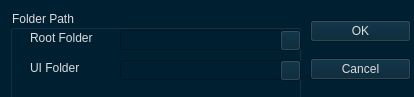
<?xml version="1.0" encoding="UTF-8"?>
<ui version="4.0">
 <class>Form</class>
 <widget class="QWidget" name="Form">
  <property name="geometry">
   <rect>
    <x>0</x>
    <y>0</y>
    <width>414</width>
    <height>97</height>
   </rect>
  </property>
  <property name="windowTitle">
   <string>Form</string>
  </property>
  <property name="styleSheet">
   <string notr="true">color: rgb(220, 220, 220);
background-color: rgb(0, 32, 50);</string>
  </property>
  <widget class="QWidget" name="verticalLayoutWidget">
   <property name="geometry">
    <rect>
     <x>310</x>
     <y>10</y>
     <width>101</width>
     <height>80</height>
    </rect>
   </property>
   <layout class="QVBoxLayout" name="verticalLayout">
    <item>
     <widget class="QPushButton" name="btnOK">
      <property name="text">
       <string>OK</string>
      </property>
     </widget>
    </item>
    <item>
     <widget class="QPushButton" name="btnCancel">
      <property name="text">
       <string>Cancel</string>
      </property>
     </widget>
    </item>
   </layout>
  </widget>
  <widget class="QGroupBox" name="groupBox">
   <property name="geometry">
    <rect>
     <x>10</x>
     <y>10</y>
     <width>291</width>
     <height>281</height>
    </rect>
   </property>
   <property name="title">
    <string>Folder Path</string>
   </property>
   <widget class="QLabel" name="label">
    <property name="geometry">
     <rect>
      <x>20</x>
      <y>20</y>
      <width>81</width>
      <height>16</height>
     </rect>
    </property>
    <property name="text">
     <string>Root Folder</string>
    </property>
   </widget>
   <widget class="QLineEdit" name="RootFolderPath">
    <property name="geometry">
     <rect>
      <x>110</x>
      <y>20</y>
      <width>181</width>
      <height>20</height>
     </rect>
    </property>
   </widget>
   <widget class="QLineEdit" name="UIFolderPath">
    <property name="geometry">
     <rect>
      <x>110</x>
      <y>50</y>
      <width>181</width>
      <height>20</height>
     </rect>
    </property>
    <property name="text">
     <string/>
    </property>
   </widget>
   <widget class="QLabel" name="label_2">
    <property name="geometry">
     <rect>
      <x>20</x>
      <y>50</y>
      <width>81</width>
      <height>16</height>
     </rect>
    </property>
    <property name="text">
     <string>UI Folder</string>
    </property>
   </widget>
   <widget class="QPushButton" name="pushButton">
    <property name="geometry">
     <rect>
      <x>270</x>
      <y>20</y>
      <width>21</width>
      <height>21</height>
     </rect>
    </property>
    <property name="text">
     <string/>
    </property>
    <property name="icon">
     <iconset>
      <normaloff>../Icon/folder.png</normaloff>../Icon/folder.png</iconset>
    </property>
   </widget>
   <widget class="QPushButton" name="pushButton_2">
    <property name="geometry">
     <rect>
      <x>270</x>
      <y>50</y>
      <width>21</width>
      <height>21</height>
     </rect>
    </property>
    <property name="text">
     <string/>
    </property>
    <property name="icon">
     <iconset>
      <normaloff>../Icon/folder.png</normaloff>../Icon/folder.png</iconset>
    </property>
   </widget>
  </widget>
 </widget>
 <resources/>
 <connections/>
</ui>
